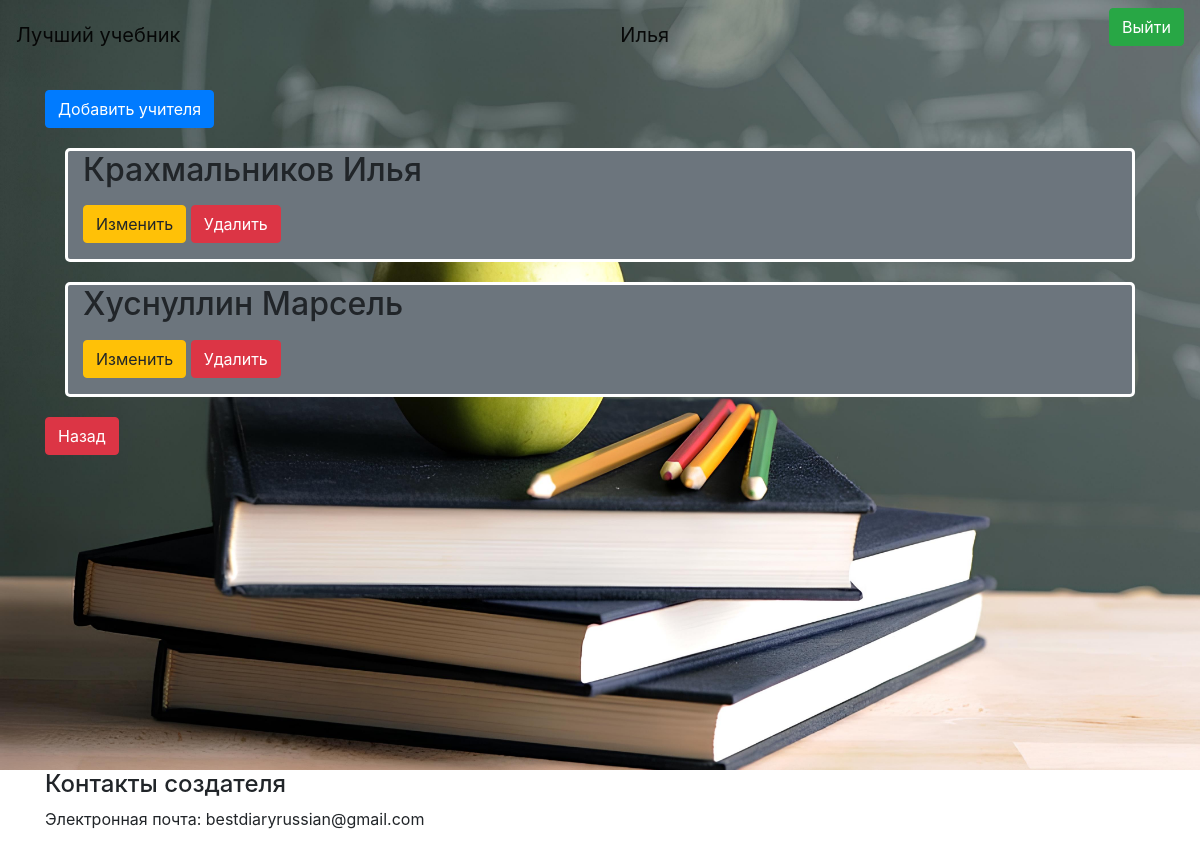
Screenshot of /allTeachersAdmin (signed in) with the database file from the repository.
### data/teachers.py (models this page shows, shortened)
class Teacher(SqlAlchemyBase, UserMixin):
    __tablename__ = 'teachers'
    id = sqlalchemy.Column(sqlalchemy.Integer,
                           primary_key=True, autoincrement=True)
    surname = sqlalchemy.Column(sqlalchemy.String, nullable=True)
    name = sqlalchemy.Column(sqlalchemy.String, nullable=True)
    login = sqlalchemy.Column(sqlalchemy.String, nullable=True)
    email = sqlalchemy.Column(sqlalchemy.String, nullable=True)
    hashed_password = sqlalchemy.Column(sqlalchemy.String, nullable=True)
    adminId = sqlalchemy.Column(sqlalchemy.Integer, nullable=True)

### main.py (the view)
@app.route("/allTeachersAdmin")
def allTeachersAdmin():
    coc = request.cookies.get("coc", 0)
    if coc:
        us = coc.split(';')[1]
        nameUs = coc.split(';')[2]
        db_sess = db_session.create_session()
        userUs = db_sess.query(Admin).filter(
            Admin.id == int(coc.split(';')[0])).first()
        a = []
        for i in db_sess.query(Teacher).filter(Teacher.adminId == userUs.id):
            a.append([i.id, i.surname, i.name])
        return render_template("allTeachersAdmin.html", us=us, nameUs=nameUs,
                               news=a, bg='img')
    else:
        return redirect("/")

### data/db_session.py (called while the page is built)
def create_session() -> Session:
    global __factory
    return __factory()

### main.py (called while the page is built)
@login_manager.user_loader
def load_user(user_id):
    db_sess = db_session.create_session()
    return db_sess.query(User).get(user_id)

### templates/allTeachersAdmin.html (shortened to what this page needs)
<html lang="en">
<head>
</head>
<body>
{% extends "base.html" %}
{% block content %}
{% if us == "admin" %}
<a href="/newTeacherAdmin" class="btn btn-primary">Добавить учителя</a>
{% for item in news%}
<div class="bg-secondary" style="margin: 20px;border-radius: 5px;border-style: solid;border-color: white;">
    <h2 class="col-6 mb-3">{{item[1]}} {{item[2]}}</h2>
    <div class="col-6 mb-3">
        <a href="/newTeacherAdmin/{{ item[0] }}" class="btn btn-warning">
            Изменить
        </a>
        <a href="/teacher_deleteAdmin/{{ item[0] }}" class="btn btn-danger">
            Удалить
        </a>
    </div>
</div>
{% endfor %}
<a href="/admin" class="btn btn-danger">
    Назад
</a>
{% endif %}
{% endblock %}

### rows the page displays
Teacher: surname "Крахмальников", name "Илья"
Teacher: surname "Хуснуллин", name "Марсель"

### other values shown
{{ nameUs }} "Илья"
